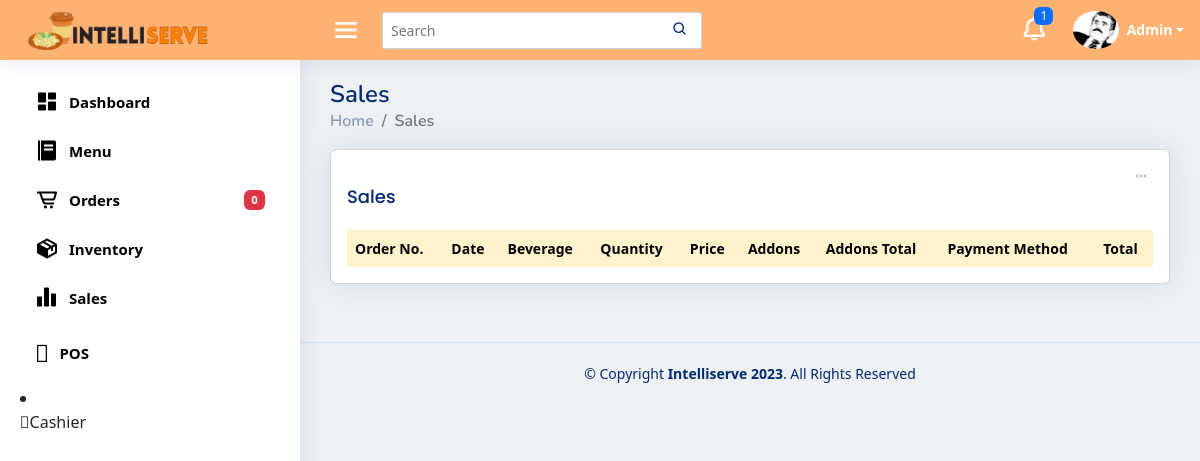
The app's page /sales, older data.
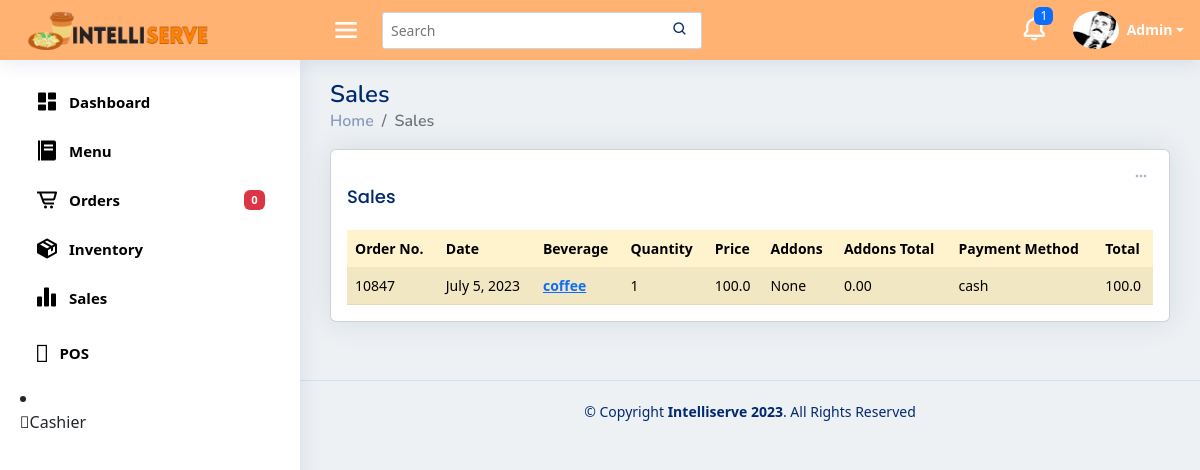
The same page, newer data.
### pos/models.py (models this page shows, shortened)
class buyItem(models.Model):
    buyName= models.CharField (max_length=255, null=True, blank=True)
    buySize = models.CharField(max_length=15, null=True, blank=True)
    buyQuantityMenu = models.PositiveIntegerField (null=True, blank=True)
    buyPrice = models.FloatField (null=True, blank=True)
    buyAddOns1 = models.CharField (max_length=255, null=True, blank=True)
    buyAddOns2 = models.CharField (max_length=255, null=True, blank=True)
    buyAddOns3 = models.CharField (max_length=255, null=True, blank=True)
    buyAddOns4 = models.CharField (max_length=255, null=True, blank=True)
    buyAddOns5 = models.CharField (max_length=255, null=True, blank=True)
    buyQuantityAO1 = models.PositiveIntegerField (null=True, blank=True)
    buyQuantityAO2 = models.PositiveIntegerField (null=True, blank=True)
    buyQuantityAO3 = models.PositiveIntegerField (null=True, blank=True)
    buyQuantityAO4 = models.PositiveIntegerField (null=True, blank=True)
    buyQuantityAO5 = models.PositiveIntegerField (null=True, blank=True)
    menuAOPrice1 = models.FloatField(default=0,null=True, blank=True)
    menuAOPrice2 = models.FloatField(default=0,null=True, blank=True)
    menuAOPrice3 = models.FloatField(default=0,null=True, blank=True)
    menuAOPrice4 = models.FloatField(default=0,null=True, blank=True)
    menuAOPrice5 = models.FloatField(default=0,null=True, blank=True)
    buyingredient1 = models.CharField (max_length=255, null=True, blank=True)
    buyingredient2 = models.CharField (max_length=255, null=True, blank=True)
    buyingredient3 = models.CharField (max_length=255, null=True, blank=True)
    buyingredient4 = models.CharField (max_length=255, null=True, blank=True)
    buyingredient5 = models.CharField (max_length=255, null=True, blank=True)
    buyingredient6 = models.CharField (max_length=255, null=True, blank=True)
    buyingredient7 = models.CharField (max_length=255, null=True, blank=True)
    buyingredient8 = models.CharField (max_length=255, null=True, blank=True)
    buyingredient9 = models.CharField (max_length=255, null=True, blank=True)
    buyingredient10 = models.CharField (max_length=255, null=True, blank=True)
    buyQuantityIng1 = models.PositiveIntegerField (null=True, blank=True)
    buyQuantityIng2 = models.PositiveIntegerField (null=True, blank=True)
    buyQuantityIng3 = models.PositiveIntegerField (null=True, blank=True)
    buyQuantityIng4 = models.PositiveIntegerField (null=True, blank=True)
    buyQuantityIng5 = models.PositiveIntegerField (null=True, blank=True)
    buyQuantityIng6 = models.PositiveIntegerField (null=True, blank=True)
    buyQuantityIng7 = models.PositiveIntegerField (null=True, blank=True)
    buyQuantityIng8 = models.PositiveIntegerField (null=True, blank=True)
    buyQuantityIng9 = models.PositiveIntegerField (null=True, blank=True)
    buyQuantityIng10 = models.PositiveIntegerField (null=True, blank=True)
    transaction = models.BooleanField(default=False)
    buyOrBought = models.BooleanField(default=False)
    DoneOrder = models.BooleanField(default=False)
    payment_method = models.CharField(max_length=255, choices=PAYMENT_CHOICES, null=True, blank=True)
    DineIn_Out = models.CharField(max_length=255, choices=IN_OUT, null=True, blank=True)
    AllPayment = models.FloatField(null=True, blank=True)
    tenderedPayment = models.FloatField(null=True, blank=True)
    orderNumber = models.PositiveIntegerField (null=True, blank=True)
    dateordered = models.DateTimeField (null=True, blank=True)
    priceSize = models.FloatField( null=True, blank=True)

### pos/views.py (the view)
# urls.py: path('sales', views.sales, name='sales'),
def sales(request):
    today = datetime.now().date()
    start_of_week = today - timedelta(days=today.weekday())  # Get the start date of the current week
    end_of_week = start_of_week + timedelta(days=6)  # Get the end date of the current week
    buyitem = buyItem.objects.filter(dateordered__date__range=[start_of_week, end_of_week])
    context = {
        'buyitem': buyitem,
    }
    return render(request, 'sales.html', context)

### pos/templates/sales.html (shortened to what this page needs)
{% extends "base.html" %}
{% block content %}
  <div class="pagetitle">
    <h1>Sales</h1>
    <nav>
      <ol class="breadcrumb">
        <li class="breadcrumb-item"><a href="/templates/index.html">Home</a></li>
        <li class="breadcrumb-item active">Sales</li>
      </ol>
    </nav>
  </div>
  <section class="section dashboard">
    <div class="row">
      <div class="col-lg-12 mb-2">
        <div class="row g-2">
           <div class="col-12">
            <div class="card top-selling overflow-auto">
              <div class="filter">
                <a class="icon" href="#" data-bs-toggle="dropdown"><i class='bx bx-dots-horizontal-rounded'></i></a>
              </div>
              <div class="card-body pb-0">
                <h5 class="card-title">Sales</h5>
                <table class="table rounded table-striped table-warning" id="salesTable">
                  <thead>
                    <tr>
                      <th scope="col">Order No.</th>
                      <th scope="col">Date</th>
                      <th scope="col">Beverage</th>
                      <th scope="col">Quantity</th>
                      <th scope="col">Price</th>
                      <th scope="col">Addons</th>
                      <th scope="col">Addons Total</th>
                      <th scope="col">Payment Method</th>
                      <th scope="col">Total</th>
                    </tr>
                  </thead>
                  <tbody>
                    {% regroup buyitem|dictsort:'orderNumber' by orderNumber as grouped_items %}
                    {% for group in grouped_items %}
                      {% if group.list.0.buyOrBought and group.list.0.DoneOrder %}
                        {% for sale in group.list %}
                          <tr>
                            {% if forloop.first %}
                            <td>{{ group.list.0.orderNumber }}</td>
                            <td id="date_{{ group.list.0.orderNumber }}">{{ group.list.0.dateordered.date }}</td>
                            <td>
                              <a href="{% url 'pos:receipt' orderNumber=group.list.0.orderNumber %}" class="text-primary fw-bold">{{ group.list.0.buyName }}</a>
                            </td>
                            <td>{{ sale.buyQuantityMenu }}</td>
                            <td>{{ sale.buyPrice }}</td>
                            <td>
                              {% if not sale.buyAddOns1 and not sale.buyAddOns2 and not sale.buyAddOns3 and not sale.buyAddOns4 and not sale.buyAddOns5 %}
                                None
                              {% endif %}
                            </td>
                            <td>
                              {% if not sale.menuAOPrice1 and not sale.menuAOPrice2 and not sale.menuAOPrice3 and not sale.menuAOPrice4 and not sale.menuAOPrice5 %}
                                0.00
                              {% endif %}
                            </td>
                            <td>{{ sale.payment_method }}</td>
                            <td>{{ sale.AllPayment }}</td>
                            {% endif %}
                          </tr>
                        {% endfor %}
                      {% endif %}
                    {% endfor %}
                  </tbody>
                </table>
              </div>
            </div>
          </div>
        </div>
      </div>
      </div>
    </section>
    {% endblock content %}

Row changes from the older to the newer data that the page shows:
added buyItem: list.0.orderNumber "10847", list.0.dateordered "July 5, 2023", list.0.buyName "coffee", buyQuantityMenu "1", buyPrice "100.0", shows "None", menuAOPrice1 "0.00", payment_method "cash", AllPayment "100.0"
